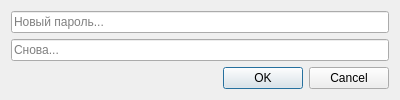
<?xml version="1.0" encoding="UTF-8"?>
<ui version="4.0">
 <class>PasswordEnter</class>
 <widget class="QDialog" name="PasswordEnter">
  <property name="geometry">
   <rect>
    <x>0</x>
    <y>0</y>
    <width>400</width>
    <height>95</height>
   </rect>
  </property>
  <property name="windowTitle">
   <string>Смена пароля</string>
  </property>
  <layout class="QGridLayout" name="gridLayout">
   <item row="2" column="0">
    <widget class="QDialogButtonBox" name="buttonBox">
     <property name="orientation">
      <enum>Qt::Horizontal</enum>
     </property>
     <property name="standardButtons">
      <set>QDialogButtonBox::Cancel|QDialogButtonBox::Ok</set>
     </property>
    </widget>
   </item>
   <item row="0" column="0">
    <widget class="QLineEdit" name="lineEdit">
     <property name="echoMode">
      <enum>QLineEdit::Password</enum>
     </property>
     <property name="readOnly">
      <bool>false</bool>
     </property>
     <property name="placeholderText">
      <string>Новый пароль...</string>
     </property>
    </widget>
   </item>
   <item row="1" column="0">
    <widget class="QLineEdit" name="lineEdit_2">
     <property name="echoMode">
      <enum>QLineEdit::Password</enum>
     </property>
     <property name="readOnly">
      <bool>false</bool>
     </property>
     <property name="placeholderText">
      <string>Снова...</string>
     </property>
    </widget>
   </item>
  </layout>
 </widget>
 <resources/>
 <connections>
  <connection>
   <sender>buttonBox</sender>
   <signal>accepted()</signal>
   <receiver>PasswordEnter</receiver>
   <slot>accept()</slot>
   <hints>
    <hint type="sourcelabel">
     <x>248</x>
     <y>254</y>
    </hint>
    <hint type="destinationlabel">
     <x>157</x>
     <y>274</y>
    </hint>
   </hints>
  </connection>
  <connection>
   <sender>buttonBox</sender>
   <signal>rejected()</signal>
   <receiver>PasswordEnter</receiver>
   <slot>reject()</slot>
   <hints>
    <hint type="sourcelabel">
     <x>316</x>
     <y>260</y>
    </hint>
    <hint type="destinationlabel">
     <x>286</x>
     <y>274</y>
    </hint>
   </hints>
  </connection>
 </connections>
</ui>
